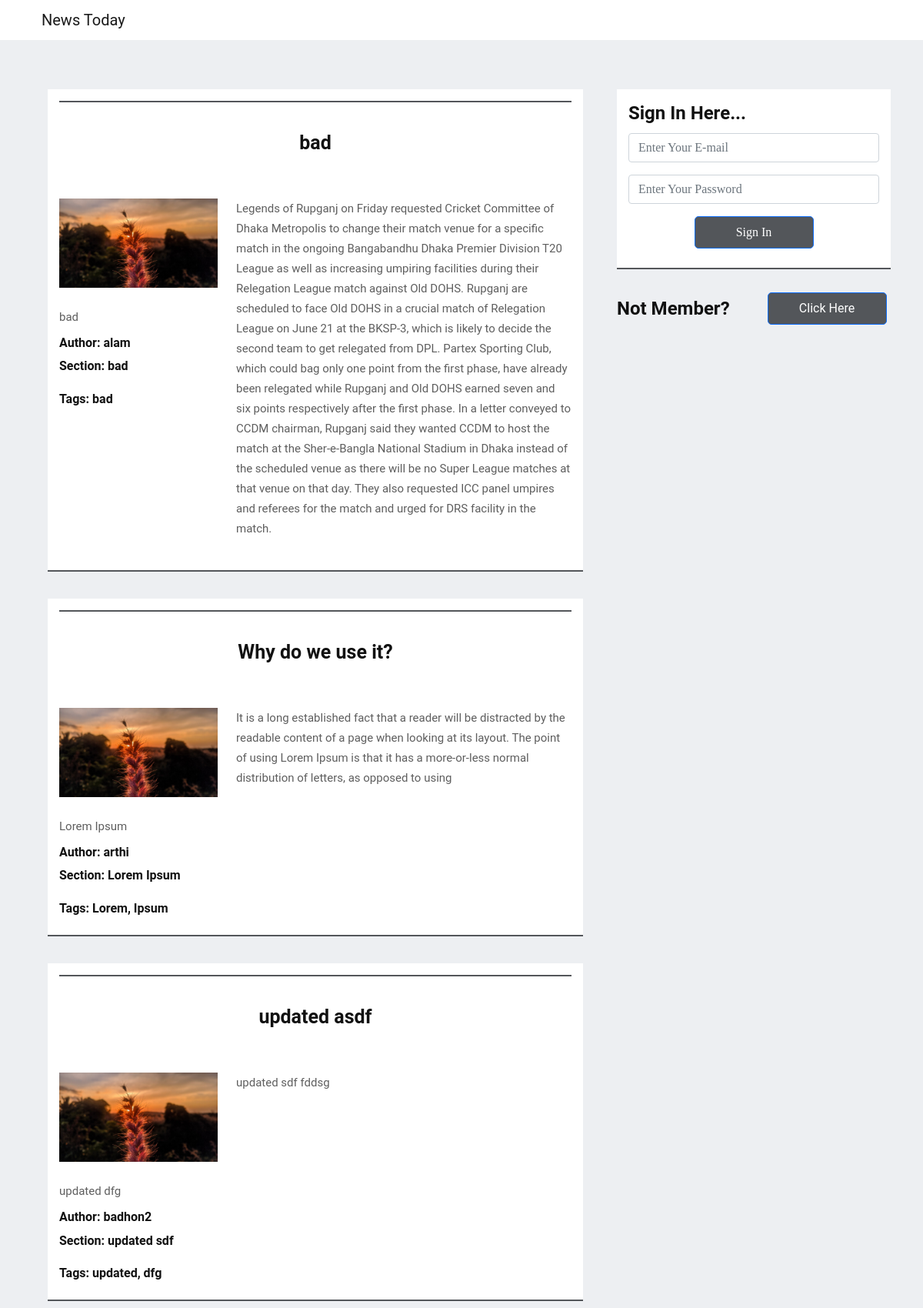
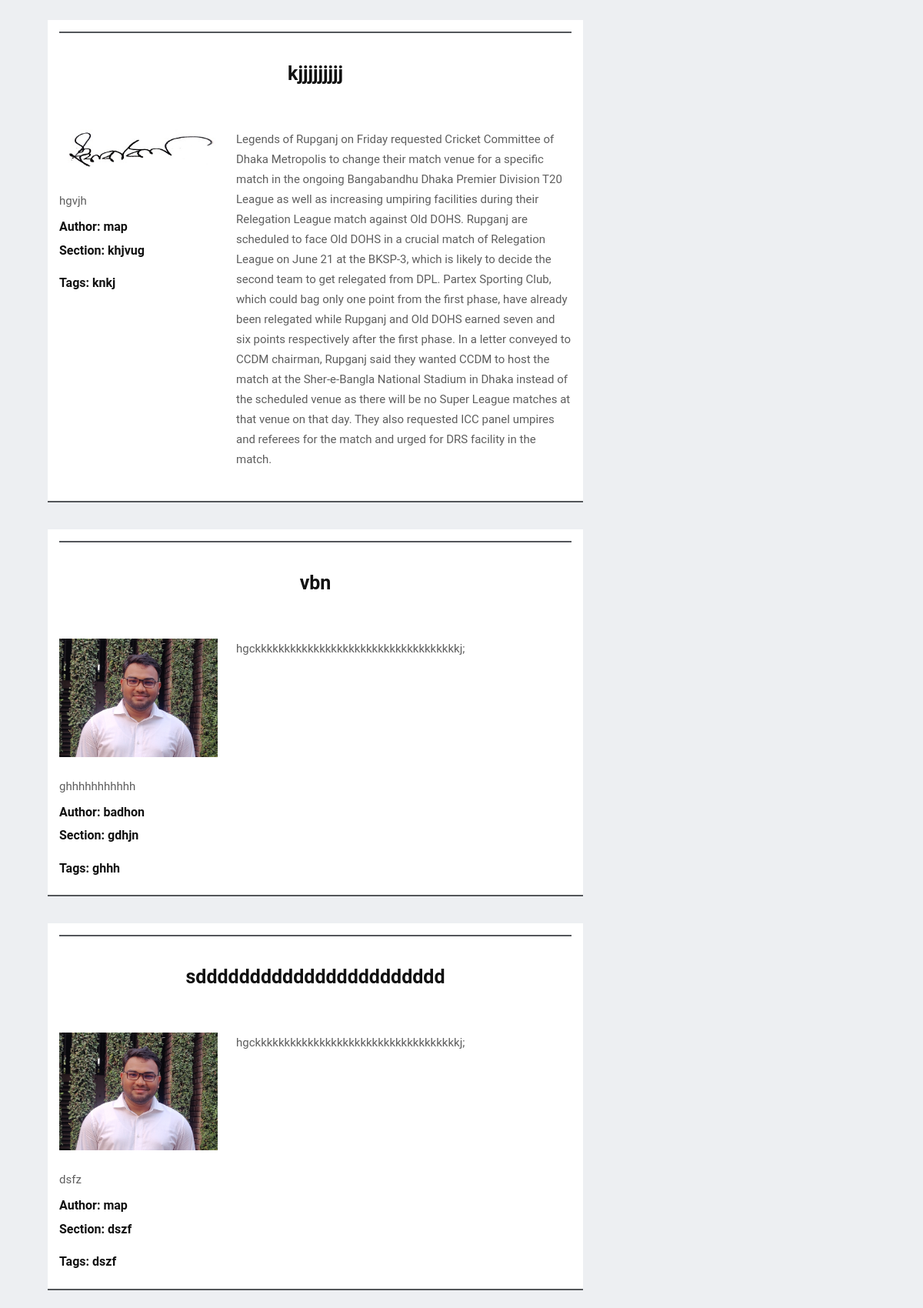
The page / (upper part) on the database its author committed (2 pictures, top to bottom).
### tables this page shows
CREATE TABLE `posts` (
  `p_id` int(11) NOT NULL,
  `p_title` text NOT NULL,
  `p_image` text NOT NULL,
  `p_caption` text NOT NULL,
  `p_tag` text NOT NULL,
  `p_author` int(11) NOT NULL,
  `p_body` longtext NOT NULL,
  `p_section` text NOT NULL,
  `p_status` int(11) NOT NULL
);

CREATE TABLE `users` (
  `u_id` int(11) NOT NULL,
  `u_name` varchar(20) NOT NULL,
  `u_image` varchar(255) NOT NULL,
  `u_email` varchar(255) NOT NULL,
  `u_password` varchar(255) NOT NULL,
  `u_phone` int(11) NOT NULL,
  `u_dob` date NOT NULL,
  `u_gender` varchar(10) NOT NULL,
  `u_status` int(11) NOT NULL
);

### index.php (the view, shortened to what this page needs)
<?php
    include "admin/inc/connection.php";
?>
<!DOCTYPE html>
<html lang="en">
<head>
    <link href="https://cdn.jsdelivr.net/npm/bootstrap@5.0.1/dist/css/bootstrap.min.css" rel="stylesheet">
    <link href="css/style.css" rel="stylesheet">
</head>
<body>
    <header>
        <div class="container-fluid">
            <div class="row">
                <div class="col-md-12">
                    <nav class="navbar navbar-expand-lg navbar-light">
                        <div class="container">
                            <a class="navbar-brand" href="#">News Today</a>
                        </div>
                    </nav>
                </div>
            </div>
        </div>
    </header>
    <section class="section lb">
        <div class="container">
            <div class="row">
                <?php if (!isset($_SESSION['u_id'])) { ?>
                <div class="col-lg-8 col-md-8 col-sm-12 col-xs-12">
                <?php }
                else{ ?>
                <div class="col-lg-12 col-md-12 col-sm-12 col-xs-12">
                <?php } ?>
                    <div class="page-wrapper">
                        <div class="blog-custom-build">
                        <?php
                            $query6 = "SELECT * FROM posts ORDER BY p_id DESC";
                            $all_posts = mysqli_query($db,$query6);
                            while ($row = mysqli_fetch_assoc($all_posts)) {
                                $p_title        = $row['p_title'];
                                $p_image        = $row['p_image'];
                                $p_caption      = $row['p_caption'];
                                $p_author       = $row['p_author'];
                                $p_body         = $row['p_body'];
                                $p_section      = $row['p_section'];
                                $p_tag          = $row['p_tag'];
                                $p_status       = $row['p_status'];
                                if ($p_status != 0) {
                            ?>
                            <div class="story-area">
                                <div class="title">
                                    <h4><?php echo $p_title;?></h4>
                                </div>
                                <div class="row">
                                    <div class="col-lg-4 col-md-4 col-sm-12 col-xs-12">
                                        <div class="story-img">
                                            <img src="<?php echo $p_image;?>" alt="" class="img-fluid">
                                        </div>
                                        <div class="story-cap">
                                            <p><?php echo $p_caption;?></p>
                                        </div>
                                        <div class="story-author">
                                            <?php
                                                $query = "SELECT * FROM users WHERE u_id='".$p_author."'";
                                                $user = mysqli_query($db,$query);
                                                while ($row = mysqli_fetch_assoc($user)) {
                                                    $p_name = $row['u_name'];
                                                }
                                            ?>
                                            <h6>Author: <?php echo $p_name;?></h6>
                                        </div>
                                        <div class="story-section">
                                            <h6>Section: <?php echo $p_section;?></h6>
                                        </div>
                                        <div class="story-tag">
                                            <h6>Tags: <?php echo $p_tag;?></h6>
                                        </div>
                                    </div>
                                    <div class="col-lg-8 col-md-8 col-sm-12 col-xs-12">
                                        <div class="">
                                            <p><?php echo $p_body;?></p>
                                        </div>
                                    </div>
                                </div>
                            </div>
                            <?php
                                }
                            }?>
                        </div>
                    </div>
                </div>
                <?php if (!isset($_SESSION['u_id'])) { ?>
                    <div class="col-lg-4 col-md-4 col-sm-12 col-xs-12">
                        <div id="login" style="display: initial;"><?php include "loginform.php"; ?>
                            <div class="row">
                                <div class="col-6">
                                    <h4>Not Member?</h4>
                                </div>
                                <div class="col-6 div-change-btn">
                                    <a class="btn btn-primary" onclick="login()"> Click Here</a>
                                </div>
                            </div>
                        </div>
                    </div>
                <?php } ?>
            </div>
        </div>
    </section>
</body>

### loginform.php
<div class="login-area">
	<form action="config.php" method="post">
		<h4>Sign In Here...</h4>
		<div class="mb-3">
		    <input type="email" class="form-control" name="email" id="email" placeholder="Enter Your E-mail" required="required" autocomplete="off">
		</div>
		<div class="mb-3">
		    <input type="password" class="form-control" name="password" id="password" placeholder="Enter Your Password" required="required">
		</div>
		<input type="submit" class="btn btn-primary" name="signin" value="Sign In">
	</form>
</div>

### css/style.css (style rules this page uses)
body { font-size: 15px; line-height: 26px; background-color: #ffffff; font-family: 'Roboto', serif; }
h1, h2, h3, h4, h5, h6 { font-weight: 700; line-height: 1.4; color: #111111; }
.btn { background: #53565A; padding: 8px 20px; margin: 10px auto; border-radius: 5px; width: 155px; display: block; cursor: pointer; }
.link, input { padding: 4px 15px; cursor: pointer; border-radius: 5px; background: #53565A; color: #fff; }
body, p { color: #5e5e5e; }
p { margin-bottom: 26px; font-size: 15px; line-height: 26px; }
a { text-decoration: none !important; }
section { background-color: #edeff2; }
input { width: 100%; display: block; border: none; border-bottom: 1px solid #999; padding: 6px 30px; font-family: Poppins; box-sizing: border-box; }
.section { padding: 4rem 0; }
.section.lb { background-color: #edeff2; }
.story-area, .login-area, .share-sidebar, .area { margin-bottom: 35px; padding: 15px; background: #fff; border-bottom: 2px solid #53565A; }
.title { border-top: 2px solid #53565A; margin: 0 auto; padding: 25px 0; }
.title h4 { margin: 10px auto 30px; text-align: center; font-size: 25px; }
.page-wrapper, .share-sidebar, .sidebar { padding: 0 20px; }
.div-change-btn { margin-top: -15px; }
.story-img { margin-bottom: 15px; }
.story-cap p { margin: 25px 0 10px; }
.story-tag { margin: 20px 0 5px; }

### rows shown on the page
posts: p_title "bad", p_image (picture), p_caption "bad", users.u_name "alam", p_section "bad", p_tag "bad", p_body "Legends of Rupganj on Friday requested Cricket Committee of Dhaka Metropolis to change their match venue for a specific match in the ongoing Bangabandhu Dhaka Premier Division T20 League as well as increasing umpiring facilities during their Relegation League match against Old DOHS. Rupganj are scheduled to face Old DOHS in a crucial match of Relegation League on June 21 at the BKSP-3, which is likely to decide the second team to get relegated from DPL. Partex Sporting Club, which could bag only one point from the first phase, have already been relegated while Rupganj and Old DOHS earned seven and six points respectively after the first phase. In a letter conveyed to CCDM chairman, Rupganj…"
posts: p_title "Why do we use it?", p_image (picture), p_caption "Lorem Ipsum", users.u_name "arthi", p_section "Lorem Ipsum", p_tag "Lorem, Ipsum", p_body "It is a long established fact that a reader will be distracted by the readable content of a page when looking at its layout. The point of using Lorem Ipsum is that it has a more-or-less normal distribution of letters, as opposed to using"
posts: p_title "updated asdf", p_image (picture), p_caption "updated dfg", users.u_name "badhon2", p_section "updated sdf", p_tag "updated, dfg", p_body "updated sdf fddsg"
posts: p_title "kjjjjjjjjj", p_image (picture), p_caption "hgvjh", users.u_name "map", p_section "khjvug", p_tag "knkj", p_body "Legends of Rupganj on Friday requested Cricket Committee of Dhaka Metropolis to change their match venue for a specific match in the ongoing Bangabandhu Dhaka Premier Division T20 League as well as increasing umpiring facilities during their Relegation League match against Old DOHS. Rupganj are scheduled to face Old DOHS in a crucial match of Relegation League on June 21 at the BKSP-3, which is likely to decide the second team to get relegated from DPL. Partex Sporting Club, which could bag only one point from the first phase, have already been relegated while Rupganj and Old DOHS earned seven and six points respectively after the first phase. In a letter conveyed to CCDM chairman, Rupganj…"
posts: p_title "vbn", p_image (picture), p_caption "ghhhhhhhhhhh", users.u_name "badhon", p_section "gdhjn", p_tag "ghhh", p_body "hgckkkkkkkkkkkkkkkkkkkkkkkkkkkkkkkkkkkj;"
posts: p_title "sddddddddddddddddddddddd", p_image (picture), p_caption "dsfz", users.u_name "map", p_section "dszf", p_tag "dszf", p_body "hgckkkkkkkkkkkkkkkkkkkkkkkkkkkkkkkkkkkj;"
